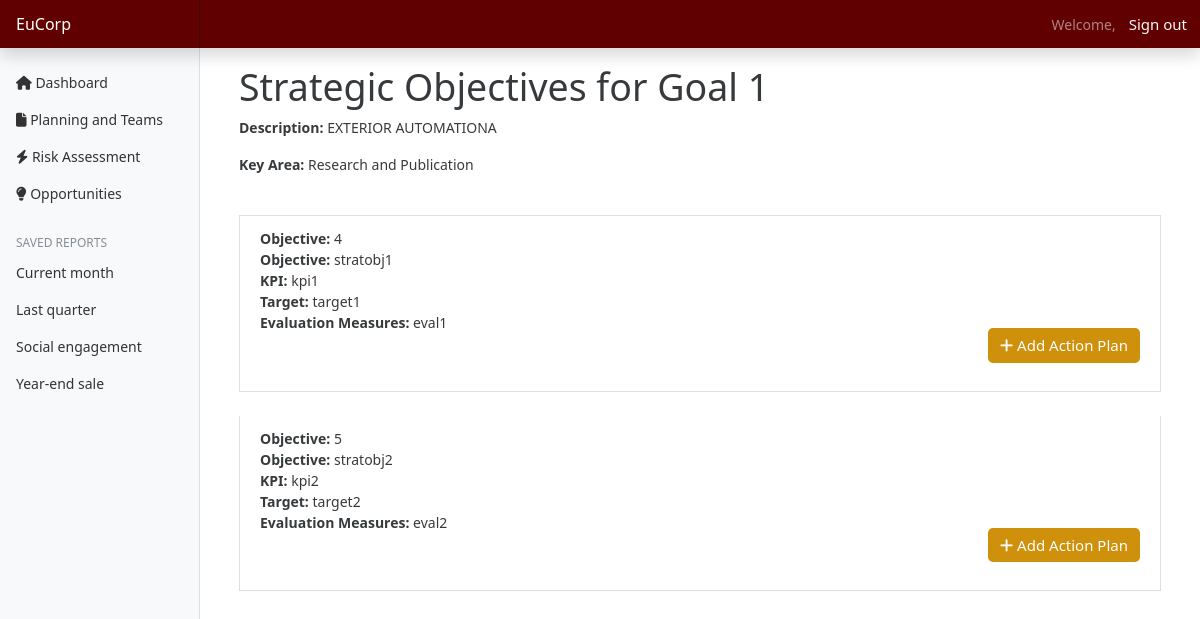
/plans/actionPlans/1/ (signed in), run on an earlier commit of the app's database.
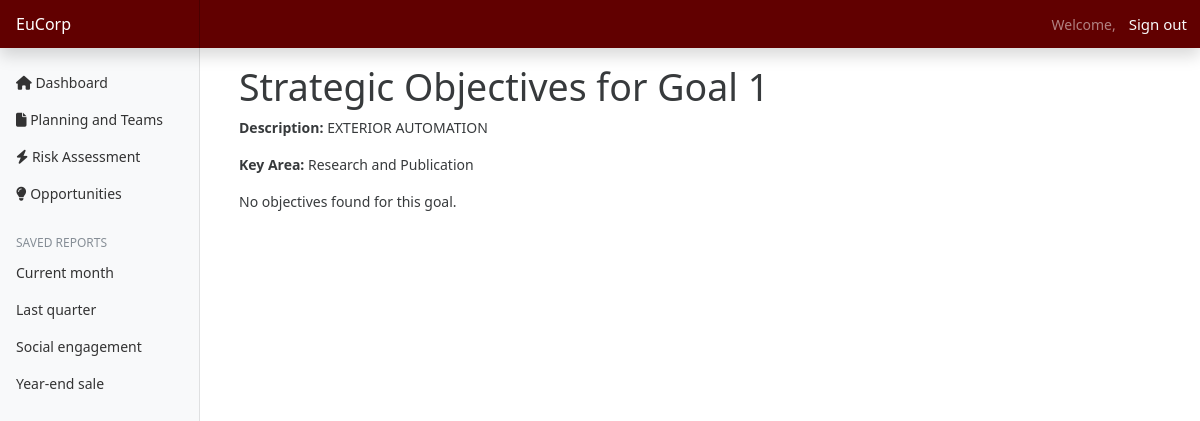
And on a later commit of the database.
### plans/models.py (models this page shows, shortened)
class StrategicGoals(models.Model):
    goal_id = models.AutoField(primary_key=True)
    name = models.CharField(max_length=255)
    keyArea = models.ForeignKey(KeyAreas, on_delete=models.CASCADE)
    members = models.ManyToManyField(DepartmentHeads)
    leads = models.ManyToManyField(Lead)  # Ensure this is ManyToManyField if needed
    class Meta:
        unique_together = (('goal_id',))

class KeyAreas(models.Model):
    name = models.CharField(max_length=255)
    department = models.ForeignKey(to=DepartmentHeads, on_delete=models.CASCADE)

class StrategicObjectives(models.Model):
    objective_id = models.AutoField(primary_key=True)
    goal_id = models.ForeignKey(StrategicGoals, on_delete=models.CASCADE)
    strategicObjectives = models.TextField(default="")
    kpi = models.TextField(default="")
    target = models.TextField(default="")
    evalMeasures = models.TextField(default="")

### plans/views.py (the view)
# urls.py: path('actionPlans/<int:goal_id>/', views.createActionPlans, name='actionPlans'),
@login_required(login_url='authentication/login')
def createActionPlans(request, goal_id):
    strategicGoal = get_object_or_404(StrategicGoals, pk=goal_id)
    strategicObjectives = StrategicObjectives.objects.filter(goal_id=strategicGoal)
    context = {
        'strategicGoal': strategicGoal,
        'strategicObjectives': strategicObjectives
    }
    return render(request, 'plans/actionPlans.html', context)

### templates/plans/actionPlans.html (shortened to what this page needs)
{% extends 'base.html' %}
{% block content %}
<div class="container">
    <h1>Strategic Objectives for Goal {{ strategicGoal.goal_id }}</h1>
    <p><strong>Description:</strong> {{ strategicGoal.name }}</p>
    <p><strong>Key Area:</strong> {{ strategicGoal.keyArea.name }}</p>
    {% if strategicObjectives %}
        <ul class="list-group mt-3">
            {% for objective in strategicObjectives %}
                <li class="list-group-item mt-4">
                    <strong>Objective:</strong> {{ objective.objective_id }}<br>
                    <strong>Objective:</strong> {{ objective.strategicObjectives }}<br>
                    <strong>KPI:</strong> {{ objective.kpi }}<br>
                    <strong>Target:</strong> {{ objective.target }}<br>
                    <strong>Evaluation Measures:</strong> {{ objective.evalMeasures }}
                    <a href="{% url 'addActionPlans' goal_id=strategicGoal.goal_id objective_id=objective.objective_id %}" class="btn btn-primary float-right mb-3 mt-3" style="background-color: #CF910C; border-radius: 5px; border: none;">
                        <i class="fas fa-add"></i> Add Action Plan
                    </a>
                </li>
            {% endfor %}
        </ul>
    {% else %}
        <p>No objectives found for this goal.</p>
    {% endif %}
</div>
{% endblock %}

### templates/base.html (shortened to what this page needs)
{% load static %}
<!doctype html>
<html lang="en">
  <head>
    <link href="{% static 'css/bootstrap.min.css' %}" rel="stylesheet">
    <link href="{% static 'css/main.css' %}" rel="stylesheet">
    <link href="{% static 'css/dashboard.css' %}" rel="stylesheet">
  </head>
  <body>
    <header class="navbar navbar-dark sticky-top flex-md-nowrap p-0 shadow" style="background-color: #610000;">
      <a class="navbar-brand col-md-3 col-lg-2 me-0 px-3" href="#" style="background-color: #610000;">EuCorp</a>
      <div class="navbar-nav ms-auto">
          <div class="nav-item d-flex align-items-center">
              <span class="navbar-text me-3">Welcome, {{ first_name }}</span>
              <form action="{% url 'logout' %}" method="post" class="mb-0">
                  <button type="submit" class="btn btn-link text-light">Sign out</button>
              </form>
          </div>
      </div>
  </header>
    <div class="container-fluid">
      <div class="row">
          {% include 'partials/sidebar.html' %}
          <main role="main" class="col-md-9 ml-sm-auto col-lg-10 pt-3 px-4">
              {% block content %}{% endblock %}
          </main>
      </div>
    </div>
  </body>
</html>

### templates/partials/sidebar.html (shortened to what this page needs)
{% load static %}
<link rel="stylesheet" href="https://cdnjs.cloudflare.com/ajax/libs/font-awesome/6.6.0/css/all.min.css" />
<nav id="sidebarMenu" class="col-md-3 col-lg-2 d-md-block bg-light sidebar collapse" style="background-color: #610000;">
    <div class="position-sticky pt-3">
      <ul class="nav flex-column">
        <li class="nav-item">
          <a class="nav-link" aria-current="page" href="{% url 'dashboard' %}">
            <i class="fa-solid fa-house"></i>
            Dashboard
          </a>
        </li>
        <li class="nav-item">
          <a class="nav-link" href="{% url 'plans' %}">
            <i class="fa-solid fa-file"></i>
            Planning and Teams
          </a>
        </li>
        <li class="nav-item">
          <a class="nav-link" href="{% url 'risks' %}">
            <i class="fa-solid fa-bolt"></i>
            Risk Assessment
          </a>
        </li>
        <li class="nav-item">
          <a class="nav-link" href="{% url 'opportunities' %}">
            <i class="fa-solid fa-lightbulb"></i>
            Opportunities
          </a>
        </li>
      <h6 class="sidebar-heading d-flex justify-content-between align-items-center px-3 mt-4 mb-1 text-muted">
        <span>Saved reports</span>
      </h6>
      <ul class="nav flex-column mb-2">
        <li class="nav-item">
          <a class="nav-link" href="#">
            Current month
          </a>
        </li>
        <li class="nav-item">
          <a class="nav-link" href="#">
            Last quarter
          </a>
        </li>
        <li class="nav-item">
          <a class="nav-link" href="#">
            Social engagement
          </a>
        </li>
        <li class="nav-item">
          <a class="nav-link" href="#">
            Year-end sale
          </a>
        </li>
      </ul>
    </div>
  </nav>

### Project/static/css/dashboard.css (style rules this page uses)
body { font-size: 0.875rem; }
.sidebar { position: fixed; top: 0; bottom: 0; left: 0; z-index: 100; padding: 48px 0 0; box-shadow: inset -1px 0 0 rgba(0, 0, 0, 0.1); }
.sidebar .nav-link { font-weight: 500; color: #333; }
.sidebar-heading { font-size: 0.75rem; text-transform: uppercase; }
[role="main"] { padding-top: 133px; }
@media (min-width: 768px) { [role="main"] { padding-top: 48px; } }
.navbar-brand { padding-top: 0.75rem; padding-bottom: 0.75rem; font-size: 1rem; background-color: rgba(0, 0, 0, 0.25); box-shadow: inset -1px 0 0 rgba(0, 0, 0, 0.25); }

What changed in the data, as far as the page shows it:
removed StrategicObjectives: objective_id "4", strategicObjectives "stratobj1", kpi "kpi1", target "target1", evalMeasures "eval1"
removed StrategicObjectives: objective_id "5", strategicObjectives "stratobj2", kpi "kpi2", target "target2", evalMeasures "eval2"
changed StrategicGoals "Research and Publication": name "EXTERIOR AUTOMATIONA" → "EXTERIOR AUTOMATION"
Also different on the page:
text now shown: "No objectives found for this goal."
